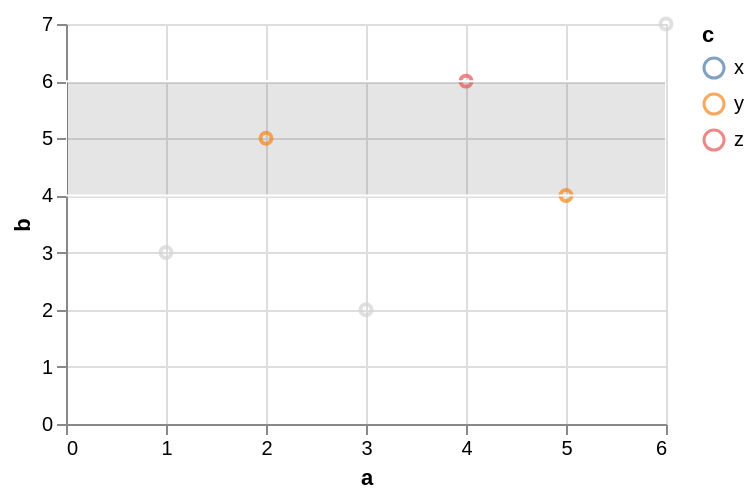

Write the Vega-Lite specification saved for this chart.
### Vega-Lite specification from a JSON file in a GitHub repository (floating-point values rounded to 4 significant figures)
{"$schema": "https://vega.github.io/schema/vega-lite/v6.json", "data": {"values": [{"a": 1, "b": 3, "c": "x", "d": "2020-01-01"}, {"a": 2, "b": 5, "c": "y", "d": "2020-03-01"}, {"a": 3, "b": 2, "c": "x", "d": "2020-06-01"}, {"a": 4, "b": 6, "c": "z", "d": "2020-09-01"}, {"a": 5, "b": 4, "c": "y", "d": "2021-01-01"}, {"a": 6, "b": 7, "c": "z", "d": "2021-04-01"}]}, "width": 300, "height": 200, "params": [{"name": "brush", "select": {"type": "interval", "encodings": ["y"]}, "value": {"y": [4, 6]}}], "mark": "point", "encoding": {"x": {"field": "a", "type": "quantitative"}, "y": {"field": "b", "type": "quantitative"}, "color": {"condition": {"param": "brush", "field": "c", "type": "nominal"}, "value": "lightgray"}}}
